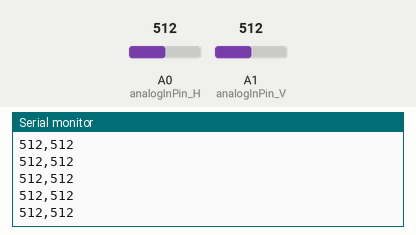
A sketch run on a simulated Arduino Uno, built with avr-gcc and run on an emulated ATmega328P. On the bench: the last lines printed to the serial monitor. Inputs (shaded band) come from the test bench; at power-on: A0 (analogInPin_H) = 512, A1 (analogInPin_V) = 512.

Above: at 1.2 s.
1.3 s: A0 (analogInPin_H) set to 716
At 1.33 s:
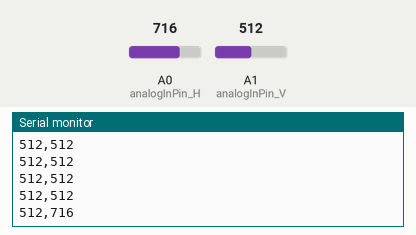
4.3 s: A1 (analogInPin_V) set to 716
At 4.31 s:
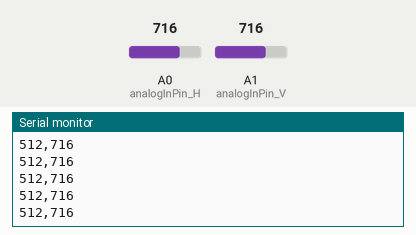
5.8 s: A0 (analogInPin_H) set to 900
At 5.83 s:
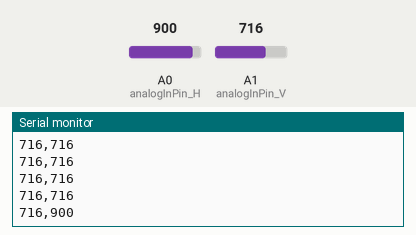
7.3 s: A1 (analogInPin_V) set to 900
At 7.3 s:
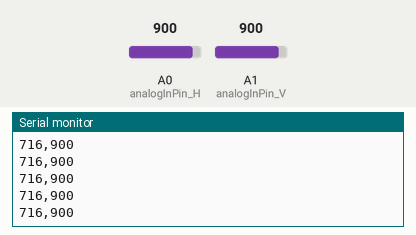
Timing chart, 0 to 9.8 s (numbered marks = the images above; inputs shaded):
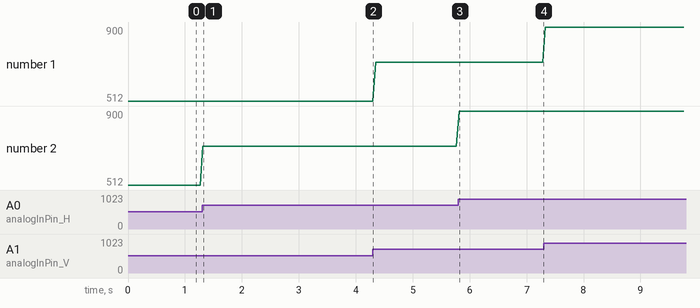

The sketch:

conectar_arduino.ino
```cpp
// V - Vertical Electrodes, H - Horiontal Electrode.

const int analogInPin_V = A1;
const int analogInPin_H = A0;

int sensorValue_V = 0;
int sensorValue_H = 0;

void setup() {
  // Initialize serial communication at 9600 bps.
  Serial.begin(9600);
}

void loop() {
  // Read the analog input value.
  sensorValue_V = analogRead(analogInPin_V);
  sensorValue_H = analogRead(analogInPin_H);

  // Print the results to the serial monitor,
  // delimiting the two values with a comma.
  //Serial.print(900);
  //Serial.print(", ");
  //Serial.print(500);
  //Serial.print(", ");
  Serial.print(sensorValue_V);
  Serial.print(",");
  Serial.println(sensorValue_H);


  // Wait for 2 milliseconds before the next loop
  // for the analog-to-digital converter to settle
  // after the last reading.
  delay(50);
}
```

Measured:
- after the input at 1.3 s, the serial monitor: prints a new line at once (image 1)
- after the input at 5.8 s, the serial monitor: prints a new line at once (image 3)
- plotted number 2: 512 → 716 after the input at 1.3 s, 716 → 900 after the input at 5.8 s
